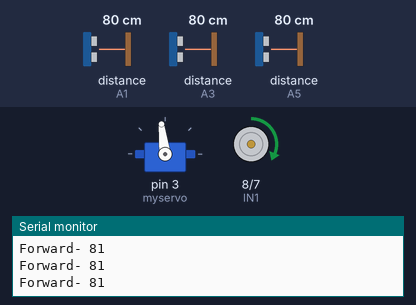
The sketch below on a simulated Arduino Uno, built with avr-gcc and run on an emulated ATmega328P. On the bench: servo, motor-driver pin pairs drawn as motors (green arrow = first pin HIGH = forward, orange = second pin HIGH = backward, longer = more drive, scaled by the enable pin), the last lines printed to the serial monitor. The test bench sets the inputs (shaded band); at power-on: distance to the obstacle (sensors on A1, A3, A5) 80 cm. The echo pulse lasts 58.3 µs per cm.

Above: at 3.0 s.
3.1 s: distance to the obstacle (sensor on A1) set to 36 cm
4.6 s: distance to the obstacle (sensor on A1) set to 31 cm
At 4.94 s:
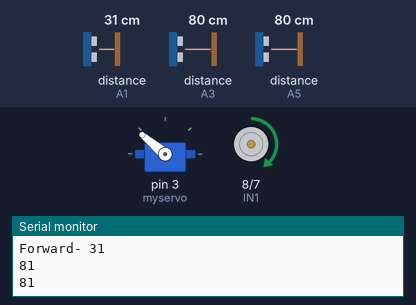
7.6 s: distance to the obstacle (sensor on A3) set to 2 cm
10.6 s: distance to the obstacle (sensor on A5) set to 4 cm
At 14.3 s:
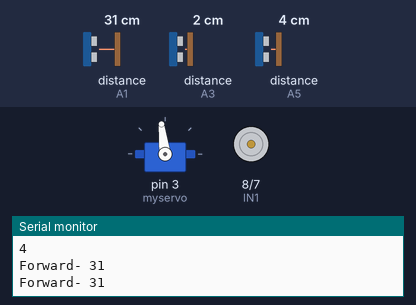
Timing chart, 0 to 14.6 s (numbered marks = the images above; inputs shaded):
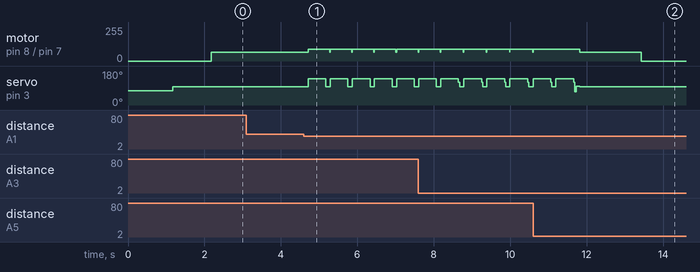

The sketch:

Open_challenge_code.ino
```cpp
#include <NewPing.h> // Biblioteca para el sensor ultrasónico
#include <Servo.h> // Biblioteca para el servo
Servo myservo; // Crea un objeto servo para controlar el servo

int centro = 97;
int centroA =98;
int centroH = 96;
int carSpeed = 65;
int carSpeedCurvas = 90;

//--------------- driver
#define ENA 5
#define IN1 8
#define IN2 7

//--------------- Ultrasonics
#define TRIGGER_PIN  A0  // Arduino pin tied to trigger pin on the ultrasonic sensor.
#define ECHO_PIN     A1  // Arduino pin tied to echo pin on the ultrasonic sensor.

#define TRIGGER_PIN2  A2  // Arduino pin tied to trigger pin on the ultrasonic sensor.
#define ECHO_PIN2 A3  // Arduino pin tied to echo pin on the ultrasonic sensor.

#define TRIGGER_PIN3  A4  // Arduino pin tied to trigger pin on the ultrasonic sensor.
#define ECHO_PIN3 A5  // Arduino pin tied to echo pin on the ultrasonic sensor.

#define MAX_DISTANCE 400 // Maximum distance we want to ping for (in centimeters). Maximum sensor distance is rated at 400-500cm.

  NewPing sonar(TRIGGER_PIN, ECHO_PIN, MAX_DISTANCE);// NewPing setup of pins and maximum distance.
  NewPing lsonar(TRIGGER_PIN2, ECHO_PIN2, MAX_DISTANCE); // NewPing setup of pins and maximum distance.
  NewPing Rsonar(TRIGGER_PIN3, ECHO_PIN3, MAX_DISTANCE); // NewPing setup of pins and maximum distance.

int rightDistance = 0, leftDistance = 0, middleDistance = 0;


void forward(){

  digitalWrite(IN1,HIGH); //set IN1 hight level
  digitalWrite(IN2,LOW);  //set IN2 low level
  Serial.print("Forward- ");//send message to serial monitor
  Serial.println(middleDistance);
}


//void back(){
//digitalWrite(ENA,HIGH);
//digitalWrite(IN1,LOW);
//digitalWrite(IN2,HIGH);
//Serial.print("B ");
//}
  void freno(){
  analogWrite(ENA,50);
  digitalWrite(IN1,LOW);
  digitalWrite(IN2,HIGH);
  }

void stop(){
  digitalWrite(IN1,LOW); //set IN1 hight level
  digitalWrite(IN2,LOW);  //set IN2 low level
}

void izquierda(){//antihorario
  myservo.write(60);   //  Cerca, ángulo 0
  analogWrite(ENA,carSpeedCurvas);
    delay(680);
    myservo.write(centroA);
  }

void derecha(){//horario
    myservo.write(140); //  Cerca, ángulo 0
    analogWrite(ENA,carSpeedCurvas);
    delay(465);
         myservo.write(centroH);
  }


void setup() {
  Serial.begin(9600);

  myservo.attach(3);
  pinMode(IN1,OUTPUT);//before useing io pin, pin mode must be set first
  pinMode(IN2,OUTPUT);
  pinMode(ENA,OUTPUT);
  //pin sentido
 // pinMode(41, INPUT);
  //pinMode(40, OUTPUT);
  //digitalWrite (40, HIGH);
}
int pepe = 0;
int tilin = 0;
int grasa = 0;
int lewis = 0;
int lecrer = 0;
void loop(){

analogWrite(ENA, carSpeed);
if (pepe==0){
  myservo.write(75);
  delay(1175);
  myservo.write(centro);
 // stop();

  delay(1000);
  forward();

  forward();
  pepe++;
}

forward();

if (pepe>12){
  delay(1);
  forward();
   myservo.write(centro);
  delay(1600);
  stop();
  delay(1000000000);
}


middleDistance = sonar.ping_cm();
leftDistance = lsonar.ping_cm();
rightDistance = Rsonar.ping_cm();

if (middleDistance <= 32 && middleDistance > 20){
Serial.println(middleDistance);
forward();
  pepe++;


  Serial.println(leftDistance);
  Serial.println(rightDistance);

   //  if leftdistance > 50 = clockwise
  //if (leftDistance <= 80 && leftDistance > 1){
    //if (d>igitalRead(41)){
   if (leftDistance <= rightDistance && grasa == 0){
      tilin++;
      lecrer++;
   }
   else if (leftDistance > rightDistance && tilin == 0){
    grasa++;
    lewis++;
   }

    if (tilin > 0 && grasa == 0 && lecrer >= 0){

      derecha();


    }

//sin pin antihorario
 else if (grasa > 0 && lewis >= 0){

  izquierda();
}
 }
   if (leftDistance <= 9 && leftDistance > 1 && pepe > 0 ){
  myservo.write(120);   //  Cerca, ángulo 0
   delay(30);
    myservo.write(centroH);
    }
   if(rightDistance <= 9 && rightDistance > 1 && pepe > 0){
     myservo.write(70);   //  Cerca, ángulo 0
    delay(30);
    myservo.write(centroA);
}
delay(100);


}
```

Measured:
- the behaviour switches between 33 and 32 cm on distance to the obstacle (sensor on A1) (found by bisection; images 0 and 1)
- after the input at 4.6 s, motor on pin 8 (IN1) / pin 7 (IN2): alternates forward 90/255 for 0.57 s and forward 65/255 for 0.01 s, starting after 0.11 s; servo on pin 3 (myservo): alternates 140° for 0.47 s and 96° for 0.11 s, starting after 0.11 s
